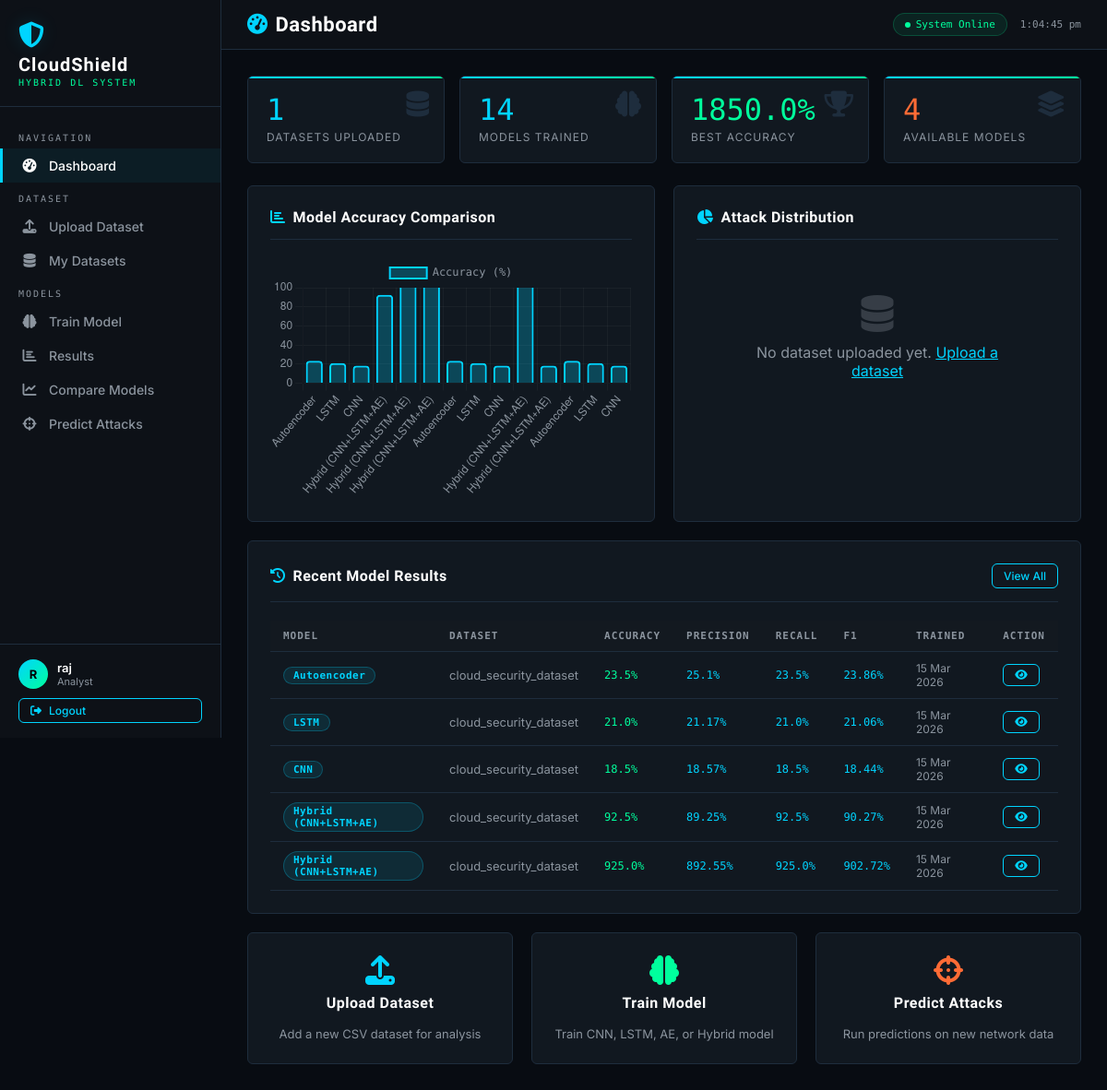
The page /dashboard/ (signed in) on the database its author committed.
### ml_models/models.py (models this page shows, shortened)
class ModelResult(models.Model):
    MODEL_CHOICES = [
        ('cnn', 'CNN'),
        ('lstm', 'LSTM'),
        ('autoencoder', 'Autoencoder'),
        ('hybrid', 'Hybrid (CNN+LSTM+AE)'),
    ]
    user = models.ForeignKey(User, on_delete=models.CASCADE)
    dataset = models.ForeignKey(Dataset, on_delete=models.CASCADE)
    model_name = models.CharField(max_length=50, choices=MODEL_CHOICES)
    accuracy = models.FloatField(default=0)
    precision = models.FloatField(default=0)
    recall = models.FloatField(default=0)
    f1_score = models.FloatField(default=0)
    confusion_matrix_img = models.CharField(max_length=500, blank=True)
    training_history = models.TextField(blank=True)  # JSON
    label_classes = models.TextField(blank=True)  # JSON
    created_at = models.DateTimeField(auto_now_add=True)
    class Meta:
        ordering = ['-created_at']

### dataset/models.py (models this page shows, shortened)
class Dataset(models.Model):
    name = models.CharField(max_length=200)
    file = models.FileField(upload_to='datasets/')
    uploaded_by = models.ForeignKey(User, on_delete=models.CASCADE)
    uploaded_at = models.DateTimeField(auto_now_add=True)
    rows = models.IntegerField(default=0)
    columns = models.IntegerField(default=0)
    description = models.TextField(blank=True)
    class Meta:
        ordering = ['-uploaded_at']

### dashboard/views.py (the view)
# urls.py: path('dashboard/', views.dashboard_view, name='dashboard'),
@login_required
def dashboard_view(request):
    datasets = Dataset.objects.filter(uploaded_by=request.user)
    results = ModelResult.objects.filter(user=request.user)
    latest_results = results[:5]
    model_names = [r.get_model_name_display() for r in results]
    accuracies = [r.accuracy for r in results]
    label_dist = {}
    if datasets.exists():
        import pandas as pd
        try:
            df = pd.read_csv(datasets.first().file.path)
            if 'label' in df.columns:
                label_dist = df['label'].value_counts().to_dict()
        except Exception:
            pass
    context = {
        'total_datasets': datasets.count(),
        'total_models': results.count(),
        'best_accuracy': max([r.accuracy for r in results], default=0),
        'latest_results': latest_results,
        'chart_labels': json.dumps(model_names),
        'chart_acc': json.dumps(accuracies),
        'label_dist_keys': json.dumps(list(label_dist.keys())),
        'label_dist_vals': json.dumps(list(label_dist.values())),
    }
    return render(request, 'dashboard/dashboard.html', context)

### templates/dashboard/dashboard.html (shortened to what this page needs)
{% extends 'base.html' %}
{% block page_title %}<i class="fas fa-tachometer-alt" style="color:var(--accent);margin-right:8px"></i>Dashboard{% endblock %}
{% block content %}
<div class="stats-grid">
  <div class="stat-card">
    <div class="stat-value">{{ total_datasets }}</div>
    <div class="stat-label">Datasets Uploaded</div>
    <i class="fas fa-database stat-icon"></i>
  </div>
  <div class="stat-card">
    <div class="stat-value">{{ total_models }}</div>
    <div class="stat-label">Models Trained</div>
    <i class="fas fa-brain stat-icon"></i>
  </div>
  <div class="stat-card">
    <div class="stat-value" style="color:var(--accent2)">{{ best_accuracy }}%</div>
    <div class="stat-label">Best Accuracy</div>
    <i class="fas fa-trophy stat-icon"></i>
  </div>
  <div class="stat-card">
    <div class="stat-value" style="color:var(--accent3)">4</div>
    <div class="stat-label">Available Models</div>
    <i class="fas fa-layer-group stat-icon"></i>
  </div>
</div>
<div class="grid-2">
  <div class="card">
    <div class="card-header">
      <div class="card-title"><i class="fas fa-chart-bar"></i>Model Accuracy Comparison</div>
    </div>
    {% if total_models > 0 %}
    <canvas id="accChart" height="200"></canvas>
    {% else %}
    <div style="text-align:center;padding:40px;color:var(--text2);">
      <i class="fas fa-brain" style="font-size:40px;margin-bottom:12px;display:block;opacity:0.3"></i>
      No models trained yet. <a href="{% url 'train_model' %}" style="color:var(--accent)">Train your first model</a>
    </div>
    {% endif %}
  </div>
  <div class="card">
    <div class="card-header">
      <div class="card-title"><i class="fas fa-chart-pie"></i>Attack Distribution</div>
    </div>
    {% if label_dist_keys != "[]" %}
    <canvas id="pieChart" height="200"></canvas>
    {% else %}
    <div style="text-align:center;padding:40px;color:var(--text2);">
      <i class="fas fa-database" style="font-size:40px;margin-bottom:12px;display:block;opacity:0.3"></i>
      No dataset uploaded yet. <a href="{% url 'upload_dataset' %}" style="color:var(--accent)">Upload a dataset</a>
    </div>
    {% endif %}
  </div>
</div>
<div class="card">
  <div class="card-header">
    <div class="card-title"><i class="fas fa-history"></i>Recent Model Results</div>
    <a href="{% url 'all_results' %}" class="btn btn-outline btn-sm">View All</a>
  </div>
  {% if latest_results %}
  <div class="table-wrap">
    <table>
      <thead>
        <tr>
          <th>Model</th><th>Dataset</th><th>Accuracy</th>
          <th>Precision</th><th>Recall</th><th>F1</th><th>Trained</th><th>Action</th>
        </tr>
      </thead>
      <tbody>
        {% for r in latest_results %}
        <tr>
          <td><span class="badge badge-info">{{ r.get_model_name_display }}</span></td>
          <td class="text-muted">{{ r.dataset.name }}</td>
          <td class="mono" style="color:var(--accent2)">{{ r.accuracy }}%</td>
          <td class="mono">{{ r.precision }}%</td>
          <td class="mono">{{ r.recall }}%</td>
          <td class="mono">{{ r.f1_score }}%</td>
          <td class="text-muted" style="font-size:12px">{{ r.created_at|date:"d M Y" }}</td>
          <td><a href="{% url 'model_result' r.pk %}" class="btn btn-outline btn-sm"><i class="fas fa-eye"></i></a></td>
        </tr>
        {% endfor %}
      </tbody>
    </table>
  </div>
  {% else %}
  <p class="text-muted" style="text-align:center;padding:30px;">No models trained yet.</p>
  {% endif %}
</div>
<div class="grid-3">
  <a href="{% url 'upload_dataset' %}" class="card" style="text-decoration:none;text-align:center;cursor:pointer;transition:border-color 0.2s" onmouseover="this.style.borderColor='var(--accent)'" onmouseout="this.style.borderColor='var(--border)'">
    <i class="fas fa-upload" style="font-size:32px;color:var(--accent);margin-bottom:10px;display:block"></i>
    <div class="card-title">Upload Dataset</div>
    <p class="text-muted mt-4">Add a new CSV dataset for analysis</p>
  </a>
  <a href="{% url 'train_model' %}" class="card" style="text-decoration:none;text-align:center;cursor:pointer;transition:border-color 0.2s" onmouseover="this.style.borderColor='var(--accent2)'" onmouseout="this.style.borderColor='var(--border)'">
    <i class="fas fa-brain" style="font-size:32px;color:var(--accent2);margin-bottom:10px;display:block"></i>
    <div class="card-title">Train Model</div>
    <p class="text-muted mt-4">Train CNN, LSTM, AE, or Hybrid model</p>
  </a>
  <a href="{% url 'predict' %}" class="card" style="text-decoration:none;text-align:center;cursor:pointer;transition:border-color 0.2s" onmouseover="this.style.borderColor='var(--accent3)'" onmouseout="this.style.borderColor='var(--border)'">
    <i class="fas fa-crosshairs" style="font-size:32px;color:var(--accent3);margin-bottom:10px;display:block"></i>
    <div class="card-title">Predict Attacks</div>
    <p class="text-muted mt-4">Run predictions on new network data</p>
  </a>
</div>
{% endblock %}
{% block extra_js %}
<script>
const CHART_DEFAULTS = {
  color: '#8b949e',
  plugins: { legend: { labels: { color: '#8b949e', font: { family: 'Share Tech Mono' } } } },
  scales: {
    x: { ticks: { color: '#8b949e' }, grid: { color: 'rgba(255,255,255,0.04)' } },
    y: { ticks: { color: '#8b949e' }, grid: { color: 'rgba(255,255,255,0.04)' }, min: 0, max: 100 }
  }
};
{% if total_models > 0 %}
new Chart(document.getElementById('accChart'), {
  type: 'bar',
  data: {
    labels: {{ chart_labels|safe }},
    datasets: [{
      label: 'Accuracy (%)',
      data: {{ chart_acc|safe }},
      backgroundColor: 'rgba(0,212,255,0.25)',
      borderColor: '#00d4ff',
      borderWidth: 2,
      borderRadius: 4,
    }]
  },
  options: { ...CHART_DEFAULTS, responsive: true }
});
{% endif %}
</script>
{% endblock %}

### templates/base.html (shortened to what this page needs)
<!DOCTYPE html>
<html lang="en">
<head>
<link href="https://cdnjs.cloudflare.com/ajax/libs/font-awesome/6.5.0/css/all.min.css" rel="stylesheet">
</head>
<body>
{% if user.is_authenticated %}
<aside class="sidebar">
  <div class="sidebar-logo">
    <i class="fas fa-shield-halved logo-icon"></i>
    <div class="logo-text">CloudShield</div>
    <div class="logo-sub">HYBRID DL SYSTEM</div>
  </div>
  <nav class="sidebar-nav">
    <div class="nav-section-label">Navigation</div>
    <a href="{% url 'dashboard' %}" class="nav-link {% if request.resolver_match.url_name == 'dashboard' %}active{% endif %}">
      <i class="fas fa-tachometer-alt"></i> Dashboard
    </a>
    <div class="nav-section-label">Dataset</div>
    <a href="{% url 'upload_dataset' %}" class="nav-link {% if request.resolver_match.url_name == 'upload_dataset' %}active{% endif %}">
      <i class="fas fa-upload"></i> Upload Dataset
    </a>
    <a href="{% url 'list_datasets' %}" class="nav-link {% if request.resolver_match.url_name == 'list_datasets' %}active{% endif %}">
      <i class="fas fa-database"></i> My Datasets
    </a>
    <div class="nav-section-label">Models</div>
    <a href="{% url 'train_model' %}" class="nav-link {% if request.resolver_match.url_name == 'train_model' %}active{% endif %}">
      <i class="fas fa-brain"></i> Train Model
    </a>
    <a href="{% url 'all_results' %}" class="nav-link {% if request.resolver_match.url_name == 'all_results' %}active{% endif %}">
      <i class="fas fa-chart-bar"></i> Results
    </a>
    <a href="{% url 'compare_models' %}" class="nav-link {% if request.resolver_match.url_name == 'compare_models' %}active{% endif %}">
      <i class="fas fa-chart-line"></i> Compare Models
    </a>
    <a href="{% url 'predict' %}" class="nav-link {% if request.resolver_match.url_name == 'predict' %}active{% endif %}">
      <i class="fas fa-crosshairs"></i> Predict Attacks
    </a>
  </nav>
  <div class="sidebar-footer">
    <div class="user-info">
      <div class="avatar">{{ user.username.0|upper }}</div>
      <div>
        <div style="font-weight:600;color:#fff;font-size:13px;">{{ user.username }}</div>
        <div style="font-size:11px;color:var(--text2);">Analyst</div>
      </div>
    </div>
    <a href="{% url 'logout' %}" class="btn btn-outline btn-sm w-100">
      <i class="fas fa-sign-out-alt"></i> Logout
    </a>
  </div>
</aside>
{% endif %}
<div class="main-content" {% if not user.is_authenticated %}style="margin-left:0"{% endif %}>
  {% if user.is_authenticated %}
  <div class="topbar">
    <div class="topbar-title">{% block page_title %}Overview{% endblock %}</div>
    <div class="topbar-right">
      <div class="status-badge">
        <span class="status-dot"></span> System Online
      </div>
      <span style="font-family:var(--font-mono);font-size:11px;color:var(--text2);" id="clock"></span>
    </div>
  </div>
  {% endif %}
  <div class="page-body">
    {% block content %}{% endblock %}
  </div>
</div>
{% block extra_js %}{% endblock %}
</body>
</html>

### rows shown on the page
ModelResult: accuracy "1850.0"
ModelResult: model_name "Autoencoder", dataset.name "cloud_security_dataset", accuracy "23.5", precision "25.1", recall "23.5", f1_score "23.86", created_at "15 Mar 2026"
ModelResult: model_name "LSTM", dataset.name "cloud_security_dataset", accuracy "21.0", precision "21.17", recall "21.0", f1_score "21.06", created_at "15 Mar 2026"
ModelResult: model_name "CNN", dataset.name "cloud_security_dataset", accuracy "18.5", precision "18.57", recall "18.5", f1_score "18.44", created_at "15 Mar 2026"
ModelResult: model_name "Hybrid (CNN+LSTM+AE)", dataset.name "cloud_security_dataset", accuracy "92.5", precision "89.25", recall "92.5", f1_score "90.27", created_at "15 Mar 2026"
ModelResult: model_name "Hybrid (CNN+LSTM+AE)", dataset.name "cloud_security_dataset", accuracy "925.0", precision "892.55", recall "925.0", f1_score "902.72", created_at "15 Mar 2026"

### other values the page prints
{{ user.username.0|upper }} "R"
{{ user.username }} "raj"
{{ total_datasets }} "1"
{{ total_models }} "14"
chart data {{ chart_acc|safe }} [23.5, 21.0, 18.5, 92.5, 925.0, 1850.0, 23.5, 21.0, 18.5, 1850.0, 18.5, 23.5, 21.0, 18.5]
